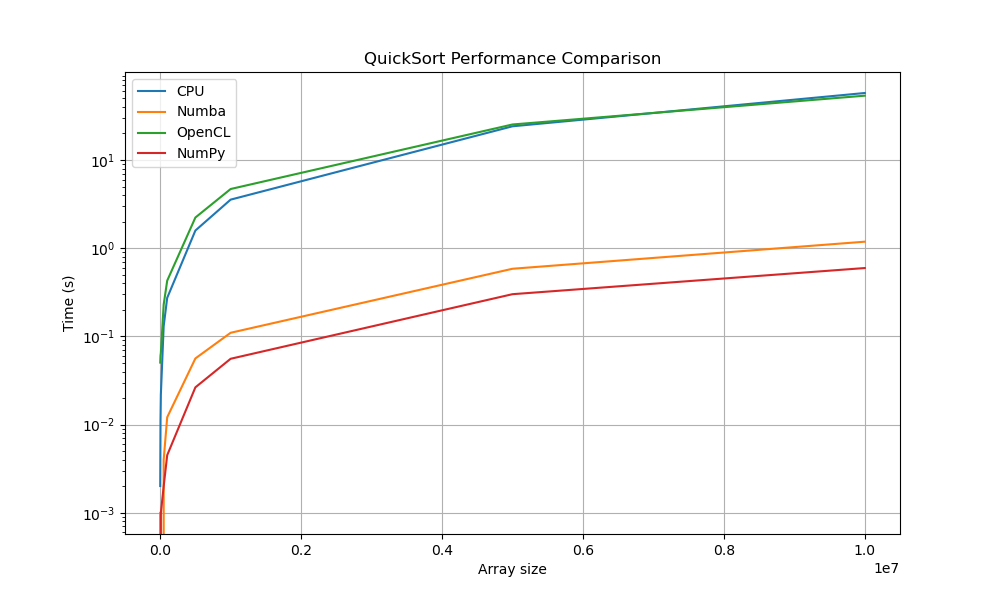

Source code (Python):
import time
import numpy as np
from numba import jit
import matplotlib.pyplot as plt
import pyopencl as cl
import os

from utils import timing_decorator, avg_timing_decorator
from utils import suppress_output, enable_output
from utils import check_numba_cuda, check_openCl

# -------------------------------------------------------------------------------------------------
# Functions to perform QuickSort
# -------------------------------------------------------------------------------------------------
@timing_decorator
def sort_numpy(arr):
    return np.sort(arr)

@timing_decorator
def quicksort_cpu(arr):
    """Perform QuickSort on the CPU"""
    def _quicksort_cpu(arr):
        if len(arr) <= 1:
            return arr
        pivot = arr[len(arr) // 2]
        left = [x for x in arr if x < pivot]
        middle = [x for x in arr if x == pivot]
        right = [x for x in arr if x > pivot]
        return _quicksort_cpu(left) + middle + _quicksort_cpu(right)
    return _quicksort_cpu(arr)


@timing_decorator
@jit(nopython=True)
def quicksort_numba(arr):
    _quicksort_numba(arr, 0, len(arr) - 1)
    return list(arr)

@jit(nopython=True)
def partition(arr, low, high):
    pivot = arr[high]
    i = low - 1
    for j in range(low, high):
        if arr[j] <= pivot:
            i += 1
            arr[i], arr[j] = arr[j], arr[i]
    arr[i + 1], arr[high] = arr[high], arr[i + 1]
    return i + 1

@jit(nopython=True)
def _quicksort_numba(arr, low, high):
    if low < high:
        pi = partition(arr, low, high)
        _quicksort_numba(arr, low, pi - 1)
        _quicksort_numba(arr, pi + 1, high)


@timing_decorator
def quicksort_opencl(arr):
    """Perform QuickSort on the GPU using PyOpenCL"""
    # Set the environment variable
    os.environ['PYOPENCL_CTX'] = '0'
    
    # OpenCL kernel code
    kernel_code = """
    __kernel void quicksort(__global int* arr, int left, int right) {
        int i = left;
        int j = right;
        int pivot = arr[(left + right) / 2];
        int temp;
        
        while (i <= j) {
            while (arr[i] < pivot) i++;
            while (arr[j] > pivot) j--;
            if (i <= j) {
                temp = arr[i];
                arr[i] = arr[j];
                arr[j] = temp;
                i++;
                j--;
            }
        }
        
        if (left < j) quicksort(arr, left, j);
        if (i < right) quicksort(arr, i, right);
    }
    """
    
    # Initialize OpenCL
    platform = cl.get_platforms()[0]
    device = platform.get_devices()[0]
    context = cl.Context([device])
    queue = cl.CommandQueue(context)
    
    # Create buffers
    mf = cl.mem_flags
    arr_buf = cl.Buffer(context, mf.READ_WRITE | mf.COPY_HOST_PTR, hostbuf=arr)
    
    # Build and execute the kernel
    program = cl.Program(context, kernel_code).build()
    quicksort_kernel = program.quicksort
    quicksort_kernel.set_args(arr_buf, np.int32(0), np.int32(len(arr) - 1))
    
    cl.enqueue_nd_range_kernel(queue, quicksort_kernel, (1,), None)
    cl.enqueue_copy(queue, arr, arr_buf).wait()
    
    return list(arr)


def main():
    # Parameters
    SIZE = 1_000_000
    
    arr = np.random.randint(0, 1_000_000, SIZE).astype(np.int32)
    
    print(f"Sorting array of size {SIZE:,} elements.")
    print("-"*60)
    
    # Runs single and shows the sorted array
    #--------------------------------------------------------------------------------------------
    print("\nRunning CPU version...")
    sorted_cpu = quicksort_cpu(arr.copy())
    print(f"First 10 elements CPU: {sorted_cpu[:10]}")
    
    print("\nRunning NumPy version...")
    sorted_numpy = sort_numpy(arr.copy())
    print(f"First 10 elements NumPy: {sorted_numpy[:10]}")
    
    print("\nRunning Numba version...")
    sorted_numba = quicksort_numba(arr.copy())
    print(f"First 10 elements Numba: {sorted_numba[:10]}")
    
    # Check for OpenCL-enabled GPU
    if check_openCl():
        print("\nRunning GPU OpenCL version...")
        sorted_openCl = quicksort_opencl(arr.copy())
        print(f"First 10 elements OpenCL: {sorted_openCl[:10]}")
    else:
        print("\n--OpenCL-enabled GPU not available!")
    
    
    # Plot a performance comparison 
    # --------------------------------------------------------------------------------------------
    arr_sizes = [1_000, 5_000, 10_000, 50_000, 100_000, 500_000, 1_000_000, 5_000_000, 10_000_000]
    cpu_times = []; numba_times = []; opencl_times = []; numpy_times = []
    for size in arr_sizes:
        arr = np.random.randint(0, 1_000_000, size).astype(np.int32)
        
        print(f"\nSorting array of size {size:,} elements.")
        
        # CPU
        start = time.time()
        quicksort_cpu(arr.copy())
        cpu_times.append(time.time() - start)
        
        # NumPy
        start = time.time()
        sort_numpy(arr.copy())
        numpy_times.append(time.time() - start)
        
        # Numba
        start = time.time()
        quicksort_numba(arr.copy())
        numba_times.append(time.time() - start)
        
        # OpenCL
        if check_openCl():
            start = time.time()
            quicksort_opencl(arr.copy())
            opencl_times.append(time.time() - start)
        else:
            opencl_times.append(None)
            
    # Plot the results
    plt.figure(figsize=(10, 6))
    plt.plot(arr_sizes, cpu_times, label="CPU")
    plt.plot(arr_sizes, numba_times, label="Numba")
    if opencl_times:
        plt.plot(arr_sizes, opencl_times, label="OpenCL")
    plt.plot(arr_sizes, numpy_times, label="NumPy")
    # plt.xscale("log")
    plt.yscale("log")
    plt.xlabel("Array size")
    plt.ylabel("Time (s)")
    plt.title("QuickSort Performance Comparison")
    plt.legend()
    plt.grid(True)
    plt.show()
    
    
        

if __name__ == "__main__":
    main()
